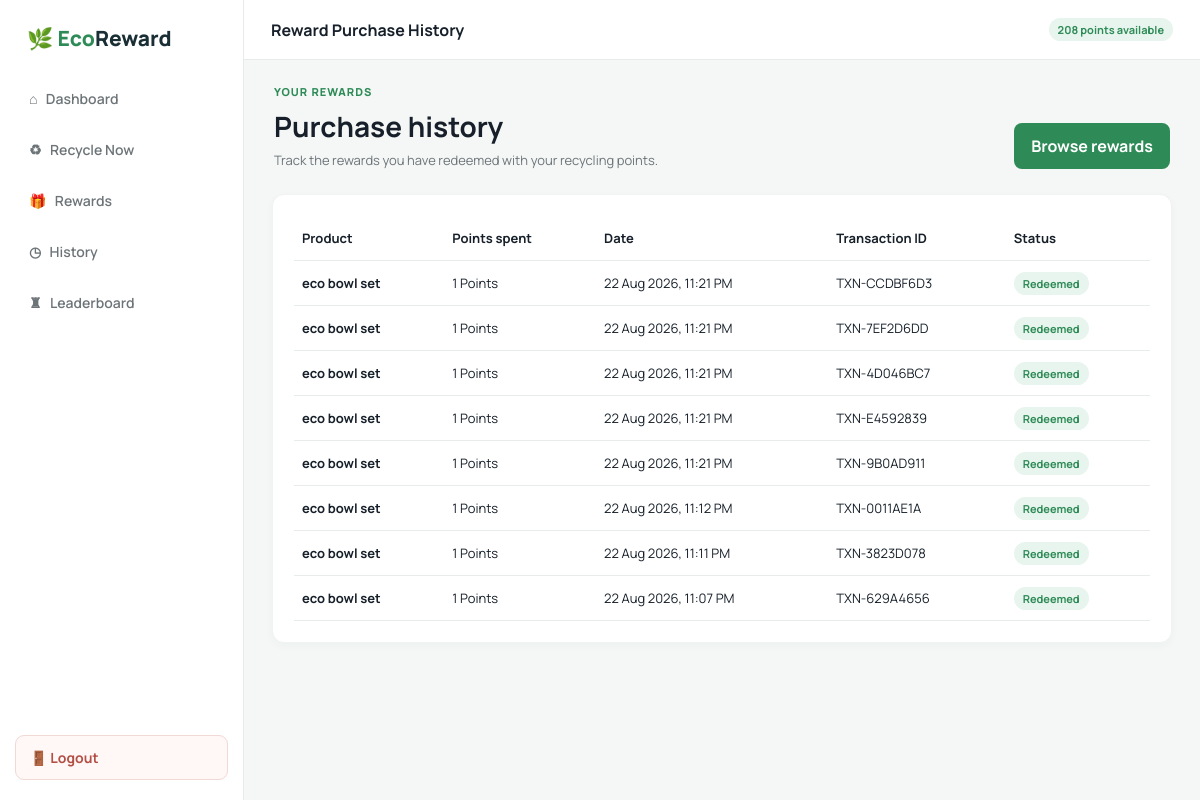
Page /rewards/history/ (signed in) on the committed database.
### recycling/models.py (models this page shows)
class Profile(models.Model):
    ROLE_CHOICES = [("USER", "User"), ("ADMIN", "Admin")]
    STATUS_CHOICES = [("ACTIVE", "Active"), ("BLOCKED", "Blocked")]
    RFID_STATUS_CHOICES = [("ACTIVE", "Active"), ("BLOCKED", "Blocked")]
    user = models.OneToOneField(User, on_delete=models.CASCADE)
    role = models.CharField(max_length=10, choices=ROLE_CHOICES, default="USER")
    status = models.CharField(max_length=10, choices=STATUS_CHOICES, default="ACTIVE")
    rfid_uid = models.CharField(max_length=64, blank=True, unique=True, null=True)
    rfid_status = models.CharField(max_length=10, choices=RFID_STATUS_CHOICES, default="ACTIVE")
    phone = models.CharField(max_length=30, blank=True)
    points = models.PositiveIntegerField(default=0)
    monthly_goal_kg = models.DecimalField(max_digits=6, decimal_places=2, default=5)

class Redemption(models.Model):
    user = models.ForeignKey(User, on_delete=models.CASCADE)
    reward = models.ForeignKey(Reward, on_delete=models.PROTECT)
    points_used = models.PositiveIntegerField()
    coupon_code = models.CharField(max_length=40, unique=True)
    transaction_id = models.CharField(max_length=24, unique=True, default=make_transaction_id)
    status = models.CharField(max_length=20, default="REDEEMED")
    redeemed_at = models.DateTimeField(auto_now_add=True)

class Reward(models.Model):
    name = models.CharField(max_length=120)
    description = models.TextField(blank=True)
    category = models.CharField(max_length=40, default="Eco Products")
    image_url = models.URLField(blank=True)
    image = models.FileField(upload_to="reward_images/", blank=True)
    points_required = models.PositiveIntegerField()
    stock = models.PositiveIntegerField(default=10)
    active = models.BooleanField(default=True)

### recycling/views.py (the view)
# urls.py: path("rewards/history/", views.reward_purchase_history, name="reward_purchase_history"),
@login_required
def reward_purchase_history(request):
    purchases = Redemption.objects.filter(user=request.user).select_related("reward").order_by("-redeemed_at")
    return render(request, "user/reward_history.html", {"purchases": purchases, "profile": request.user.profile})

### templates/user/reward_history.html
{% extends 'base.html' %}{% block body %}
<div class="shell"><aside class="sidebar"><div><div class="brand"><span>🌿 Eco</span>Reward</div><nav class="nav"><a href="{% url 'dashboard' %}">⌂ &nbsp; Dashboard</a><a href="{% url 'recycle' %}">♻ &nbsp; Recycle Now</a><a href="{% url 'rewards' %}">🎁 &nbsp; Rewards</a><a href="{% url 'history' %}">◷ &nbsp; History</a><a href="{% url 'leaderboard' %}">♜ &nbsp; Leaderboard</a></nav></div><a class="logout-button" href="{% url 'logout' %}">🚪 Logout</a></aside><div class="content"><header class="topbar"><b>Reward Purchase History</b><span class="pill">{{ profile.points }} points available</span></header><main class="main rewards-main"><div class="page-heading"><div><p class="eyebrow">YOUR REWARDS</p><h1>Purchase history</h1><p>Track the rewards you have redeemed with your recycling points.</p></div><a class="btn" href="{% url 'rewards' %}">Browse rewards</a></div><section class="panel admin-panel"><div class="admin-table-wrap"><table class="table admin-table"><thead><tr><th>Product</th><th>Points spent</th><th>Date</th><th>Transaction ID</th><th>Status</th></tr></thead><tbody>{% for purchase in purchases %}<tr><td><b>{{ purchase.reward.name }}</b></td><td>{{ purchase.points_used }} Points</td><td>{{ purchase.redeemed_at|date:'d M Y, h:i A' }}</td><td>{{ purchase.transaction_id }}</td><td><span class="pill">{{ purchase.status|title }}</span></td></tr>{% empty %}<tr><td colspan="5">No reward purchases yet.</td></tr>{% endfor %}</tbody></table></div></section></main></div></div>
{% endblock %}

### static/css/app.css (style rules this page uses)
:root { --green:#2e8b57;--dark:#1a2e35;--mint:#e8f5ee;--bg:#f4f7f6;--ink:#17202a;--muted:#6d7478;--line:#e7ece9;--orange:#f48622 }
* { box-sizing:border-box }
body { margin:0;background:var(--bg);color:var(--ink);font-family:Manrope,Arial,sans-serif }
a { text-decoration:none;color:inherit }
.shell { display:flex;min-height:100vh }
.sidebar { width:244px;background:#fff;border-right:1px solid var(--line);padding:20px 15px;display:flex;flex-direction:column;justify-content:space-between }
.brand { font-size:21px;font-weight:800;color:var(--dark);padding:4px 12px 24px }
.brand span { color:var(--green) }
.nav { display:grid;gap:6px }
.nav a { padding:13px 14px;color:var(--muted);border-radius:9px;font-weight:600;font-size:14px }
.content { flex:1;min-width:0 }
.topbar { height:60px;background:#fff;border-bottom:1px solid var(--line);display:flex;align-items:center;justify-content:space-between;padding:0 27px }
.main { padding:24px 28px 28px;max-width:1180px;margin:auto }
.hero,.card,.panel { background:#fff;border:1px solid #f0f3f1;border-radius:12px;box-shadow:0 3px 10px #18352c08 }
.panel { padding:18px }
.btn { display:inline-block;border:0;border-radius:8px;background:var(--green);color:#fff;padding:12px 17px;font:inherit;font-weight:700;cursor:pointer }
.table { width:100%;border-collapse:collapse;font-size:13px }
.table th,.table td { text-align:left;padding:13px 8px;border-bottom:1px solid var(--line) }
.pill { padding:4px 9px;border-radius:99px;background:var(--mint);color:var(--green);font-size:11px;font-weight:700 }
.eyebrow { margin:0 0 8px;color:var(--green);font-size:11px;font-weight:800;letter-spacing:1px }
.logout-button { display:block;margin-top:16px;padding:12px 14px;border:1px solid #f1d9d5;border-radius:9px;color:#b34f45;font-size:14px;font-weight:700;background:#fff8f7 }
.rewards-main { max-width:1100px }
.admin-panel { padding:21px }
.rewards-main .page-heading { padding-top:0 }
.page-heading { display:flex;align-items:end;justify-content:space-between;gap:20px;padding:12px 2px 25px }
.page-heading h1 { margin:0 0 6px;font-size:28px }
.page-heading p:not(.eyebrow) { margin:0;color:var(--muted);font-size:13px }
html,body { max-width:100%;overflow-x:hidden }

### rows in the picture
Profile: points "208"
Redemption: reward.name "eco bowl set", points_used "1", redeemed_at "22 Aug 2026, 11:21 PM", transaction_id "TXN-CCDBF6D3", status "Redeemed"
Redemption: reward.name "eco bowl set", points_used "1", redeemed_at "22 Aug 2026, 11:21 PM", transaction_id "TXN-7EF2D6DD", status "Redeemed"
Redemption: reward.name "eco bowl set", points_used "1", redeemed_at "22 Aug 2026, 11:21 PM", transaction_id "TXN-4D046BC7", status "Redeemed"
Redemption: reward.name "eco bowl set", points_used "1", redeemed_at "22 Aug 2026, 11:21 PM", transaction_id "TXN-E4592839", status "Redeemed"
Redemption: reward.name "eco bowl set", points_used "1", redeemed_at "22 Aug 2026, 11:21 PM", transaction_id "TXN-9B0AD911", status "Redeemed"
Redemption: reward.name "eco bowl set", points_used "1", redeemed_at "22 Aug 2026, 11:12 PM", transaction_id "TXN-0011AE1A", status "Redeemed"
Redemption: reward.name "eco bowl set", points_used "1", redeemed_at "22 Aug 2026, 11:11 PM", transaction_id "TXN-3823D078", status "Redeemed"
Redemption: reward.name "eco bowl set", points_used "1", redeemed_at "22 Aug 2026, 11:07 PM", transaction_id "TXN-629A4656", status "Redeemed"
